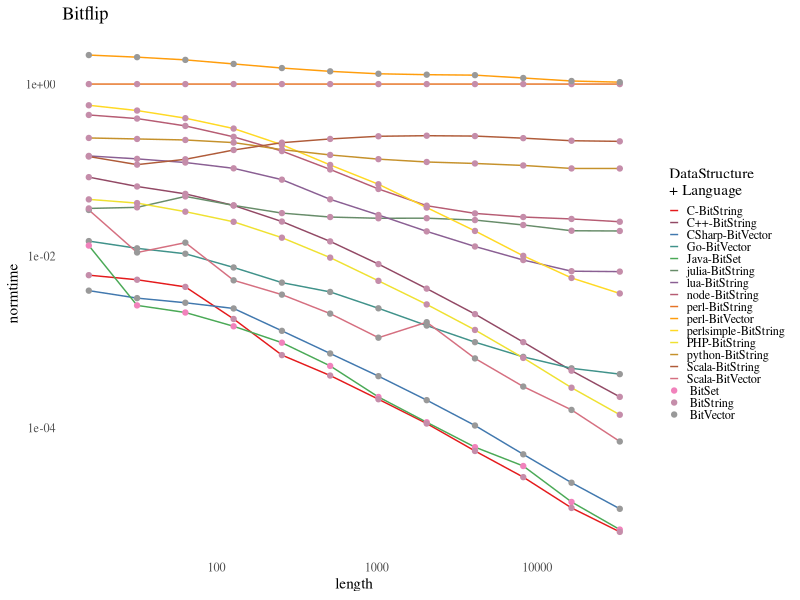
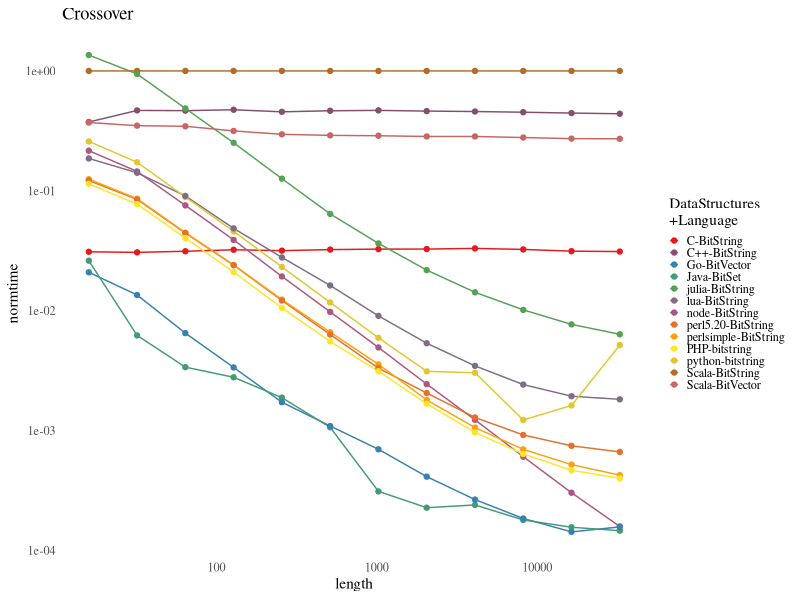
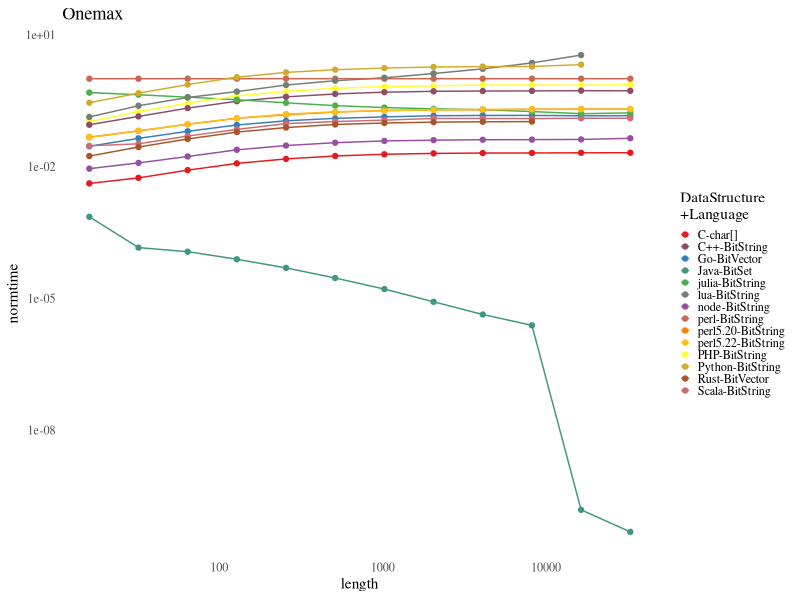
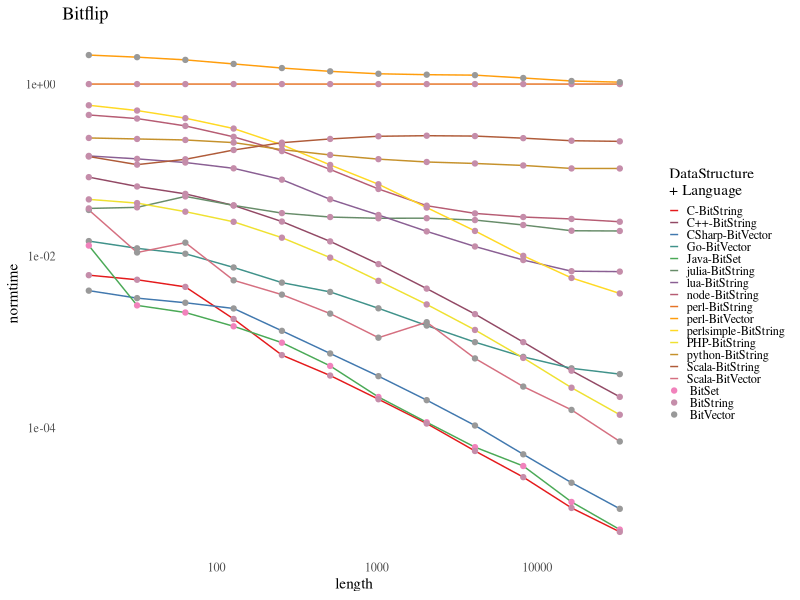
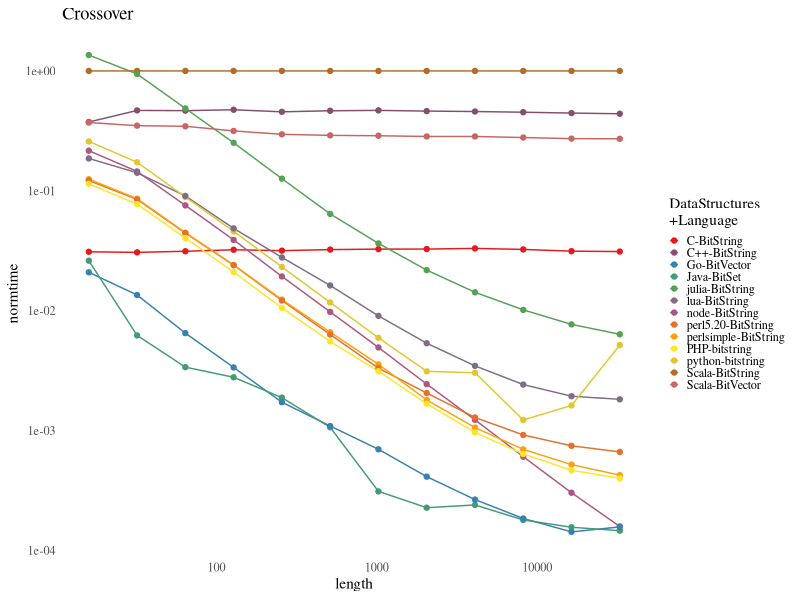
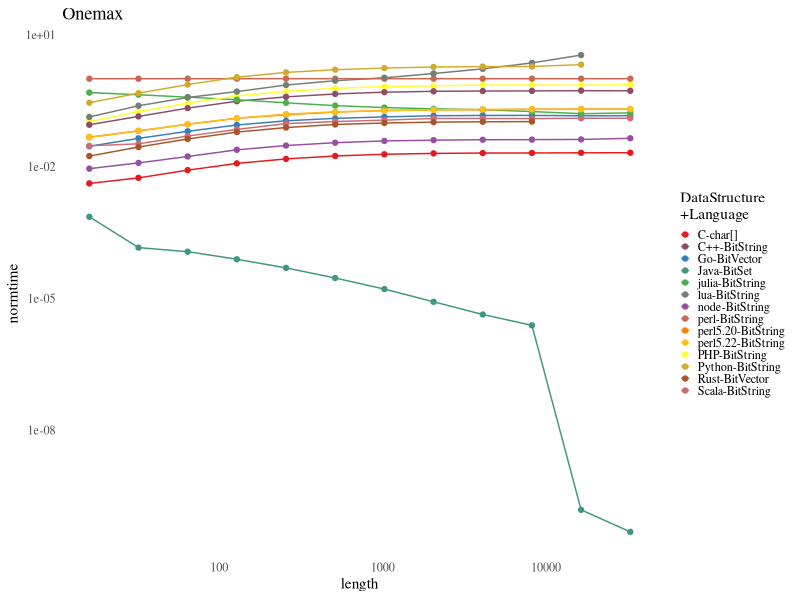

Recreate these plots in R, in order.
## ----setup, cache=FALSE,echo=FALSE---------------------------------------
library("ggplot2")
library(RColorBrewer)
library("ggthemes")

# Load files
measures.bf <- read.csv('measures-bitflip-norm.csv')
measures.xo <- read.csv('measures-xover-norm.csv')
measures.mo <- read.csv('measures-maxones-norm.csv')

## ----results-bf, cache=FALSE,echo=FALSE----------------------------------

colourCount = length(unique(measures.bf$languagerepresentation))+3
getPalette = colorRampPalette(brewer.pal(9, "Set1"))
ggplot(measures.bf,aes(x=length,y=normtime,colour=factor(languagerepresentation)))+ geom_line() + geom_point(aes(color=datastructure)) +  ggtitle("Bitflip")+scale_y_log10()+scale_x_log10()+scale_color_manual(name='DataStructure\n+ Language',values=getPalette(colourCount))+ theme(legend.title = element_text(colour="blue", size=7, face="bold"))+ theme(legend.text = element_text(colour="blue", size=5))+ guides(col = guide_legend(keyheight=0.5,keywidth=0.5))+theme_tufte(ticks=FALSE)
ggsave("bitflip-norm.png",height=3,width=5.33)

## ----results-xo, cache=FALSE,echo=FALSE----------------------------------
colourCount = length(unique(measures.xo$languagerepresentation))+3
ggplot(measures.xo,aes(x=length,y=normtime,colour=factor(languagerepresentation)))+ geom_line() + geom_point() +  ggtitle("Crossover")+scale_y_log10()+scale_x_log10()+scale_color_manual(name='DataStructures\n+Language',values=getPalette(colourCount))+ theme(legend.title = element_text(colour="blue", size=7, face="bold"))+ theme(legend.text = element_text(colour="blue", size=5))+ guides(col = guide_legend(keyheight=0.5,keywidth=0.5))+theme_tufte(ticks=FALSE)
ggsave("xover-norm.png",height=3,width=5.33)


## ----results-mo, cache=FALSE,echo=FALSE----------------------------------
colourCount = length(unique(measures.mo$languagerepresentation))+3
ggplot(measures.mo,aes(x=length,y=normtime,colour=factor(languagerepresentation)))+ geom_line() + geom_point() +  ggtitle("Onemax")+scale_y_log10()+scale_x_log10()+scale_color_manual(name='DataStructure\n+Language',values=getPalette(colourCount))+ theme(legend.title = element_text(colour="blue", size=7, face="bold"))+ theme(legend.text = element_text(colour="blue", size=5))+ guides(col = guide_legend(keyheight=0.5,keywidth=0.5))+theme_tufte(ticks=FALSE)
ggsave("maxones-norm.png",height=3,width=5.33)


